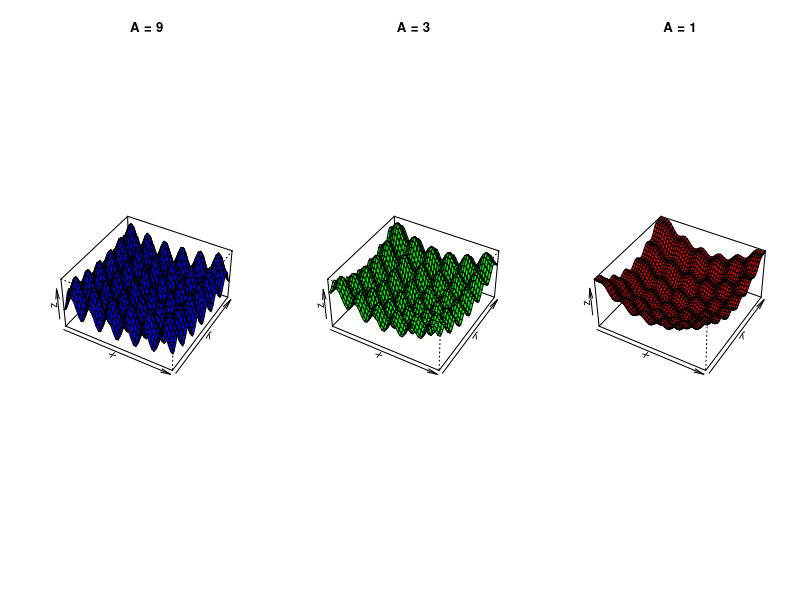

This figure's R source:
## ---- chunk 1
Rastrigin <- function(x,y, n=2, A=5) A*2 + (x^2 - A*cos(2*pi*x)) + (y^2 - A*cos(2*pi*y))
## ---- chunk 2
# We will make a grid using these later via outer()
x<-seq(-3,3,length=50)
y<-seq(-3,3,length=50) 
## ---- chunk 3
# Define a vector of A values
A_vec <- c(9, 3, 1)

# Define a vector of colors
colors <- c("blue", "green", "red")

# Setting up plot options to show three versions of the function
options(repr.plot.width=16, repr.plot.height=6)                           
par(mfrow=c(1,3), bg='white') 

# Now let's plot each
for (i in seq_along(A_vec)) {
  A <- A_vec[i]
  
  # An outer product yields all combinations we need to plug into the function to get the surface
  z <- outer(x, y, function(x,y) Rastrigin(x, y, A=A))
  
  # Plot it using persp
  persp(x, y, z, theta = 30, phi = 40, expand = 0.5, d = 5, col = colors[i], main = paste0("A = ", A))
}
